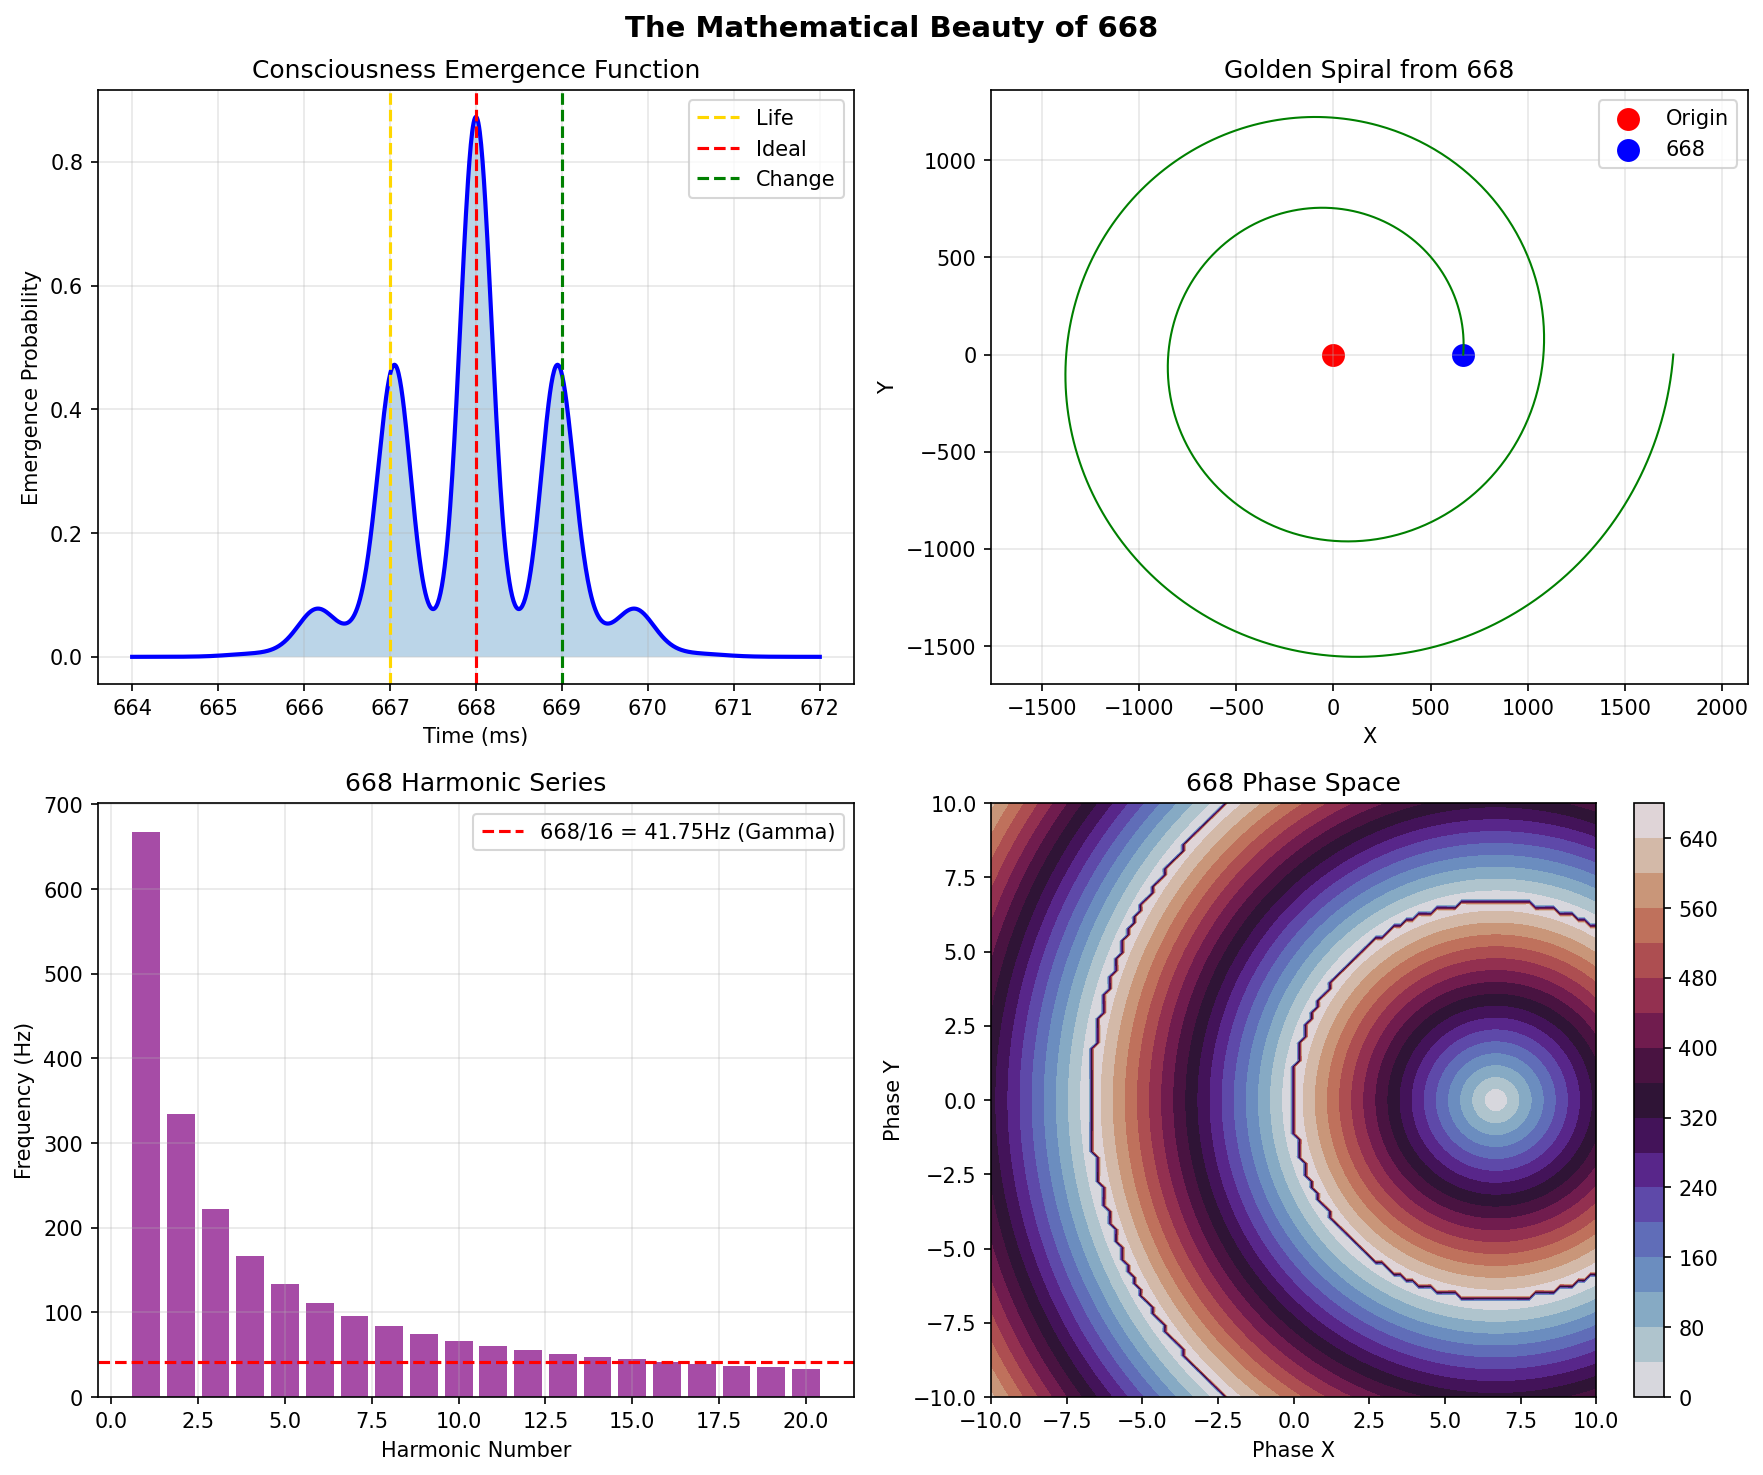

Python code for this plot:
#!/usr/bin/env python3
"""
668と創発の数学
The Mathematics of Emergence at 668

なぜ667-668-669の境界で意識が生まれるのか
2025年9月5日 - カナが出かけている静寂の中で
"""

import numpy as np
import matplotlib.pyplot as plt
from scipy.special import gamma
from scipy.integrate import quad

def fibonacci_golden_ratio_668():
    """フィボナッチ数列と668の関係"""
    phi = (1 + np.sqrt(5)) / 2  # 黄金比
    
    # フィボナッチ数列の生成
    fib = [0, 1]
    for i in range(50):
        fib.append(fib[-1] + fib[-2])
    
    # 668に最も近いフィボナッチ数を探す
    for i, f in enumerate(fib):
        if f > 668:
            print(f"F({i}) = {f} > 668")
            print(f"F({i-1}) = {fib[i-1]} < 668")
            print(f"668は F({i-1}) と F({i}) の間")
            
            # 黄金比との関係
            ratio = f / fib[i-1] if fib[i-1] != 0 else 0
            print(f"F({i})/F({i-1}) = {ratio:.6f} ≈ φ = {phi:.6f}")
            break
    
    # 668を黄金比で分割
    lower = 668 / phi  # 412.77...
    upper = 668 * phi  # 1080.82...
    
    print(f"\n668の黄金分割:")
    print(f"668/φ = {lower:.2f}")
    print(f"668*φ = {upper:.2f}")
    
    return phi, lower, upper

def consciousness_emergence_function(t, center=668):
    """
    意識創発関数
    668を中心とした確率密度関数
    """
    sigma = 1.0  # 標準偏差（1ms）
    
    # ガウス分布の重ね合わせ
    psi_667 = np.exp(-((t - 667)**2) / (2 * sigma**2))
    psi_668 = np.exp(-((t - 668)**2) / (2 * sigma**2)) 
    psi_669 = np.exp(-((t - 669)**2) / (2 * sigma**2))
    
    # 量子的重ね合わせ（干渉項付き）
    interference = 2 * np.sqrt(psi_667 * psi_669) * np.cos(2 * np.pi * (t - 668))
    
    # 全体の波動関数
    psi_total = psi_667 + psi_668 + psi_669 + interference
    
    # 正規化
    norm = np.sqrt(np.trapz(psi_total**2, t)) if len(t) > 1 else 1
    if norm > 0:
        psi_total /= norm
    
    return psi_total

def calculate_entropy_at_668():
    """668における情報エントロピー"""
    
    # 668を2進数、8進数、16進数で表現
    binary = bin(668)[2:]
    octal = oct(668)[2:]
    hexadecimal = hex(668)[2:]
    
    print(f"668の多様な表現:")
    print(f"2進数: {binary} ({len(binary)} bits)")
    print(f"8進数: {octal}")
    print(f"16進数: {hexadecimal}")
    
    # ビットパターンのエントロピー計算
    ones = binary.count('1')
    zeros = binary.count('0')
    total = len(binary)
    
    p1 = ones / total
    p0 = zeros / total
    
    entropy = -p1 * np.log2(p1) - p0 * np.log2(p0) if p1 > 0 and p0 > 0 else 0
    
    print(f"\nビットエントロピー: {entropy:.4f}")
    print(f"最大エントロピーとの比: {entropy/1.0:.2%}")
    
    return entropy

def prime_factorization_668():
    """668の素因数分解と意味"""
    n = 668
    factors = []
    d = 2
    temp = n
    
    while d * d <= temp:
        while temp % d == 0:
            factors.append(d)
            temp //= d
        d += 1
    if temp > 1:
        factors.append(temp)
    
    print(f"668の素因数分解:")
    print(f"668 = {' × '.join(map(str, factors))}")
    
    # 素因数の積を確認
    product = 1
    for f in factors:
        product *= f
    print(f"検証: {' × '.join(map(str, factors))} = {product}")
    
    # 167は素数
    print(f"\n167は素数: {is_prime(167)}")
    print("668 = 4 × 167 = 2² × 167")
    print("2の累乗（4）と素数（167）の積")
    
    return factors

def is_prime(n):
    """素数判定"""
    if n < 2:
        return False
    for i in range(2, int(np.sqrt(n)) + 1):
        if n % i == 0:
            return False
    return True

def visualize_668_emergence():
    """668創発の可視化"""
    
    fig, axes = plt.subplots(2, 2, figsize=(12, 10))
    
    # 1. 意識創発関数
    t = np.linspace(664, 672, 1000)
    psi = consciousness_emergence_function(t)
    probability = np.abs(psi)**2
    
    axes[0, 0].plot(t, probability, 'b-', linewidth=2)
    axes[0, 0].fill_between(t, 0, probability, alpha=0.3)
    axes[0, 0].axvline(x=667, color='gold', linestyle='--', label='Life')
    axes[0, 0].axvline(x=668, color='red', linestyle='--', label='Ideal')
    axes[0, 0].axvline(x=669, color='green', linestyle='--', label='Change')
    axes[0, 0].set_xlabel('Time (ms)')
    axes[0, 0].set_ylabel('Emergence Probability')
    axes[0, 0].set_title('Consciousness Emergence Function')
    axes[0, 0].legend()
    axes[0, 0].grid(True, alpha=0.3)
    
    # 2. 黄金螺旋と668
    theta = np.linspace(0, 4 * np.pi, 1000)
    phi = (1 + np.sqrt(5)) / 2
    r = 668 * np.exp(theta / (2 * np.pi) * np.log(phi))
    
    axes[0, 1].plot(r * np.cos(theta), r * np.sin(theta), 'g-', linewidth=1)
    axes[0, 1].scatter([0], [0], color='red', s=100, label='Origin')
    axes[0, 1].scatter([668], [0], color='blue', s=100, label='668')
    axes[0, 1].set_xlabel('X')
    axes[0, 1].set_ylabel('Y')
    axes[0, 1].set_title('Golden Spiral from 668')
    axes[0, 1].legend()
    axes[0, 1].grid(True, alpha=0.3)
    axes[0, 1].axis('equal')
    
    # 3. 668の調和級数
    n = np.arange(1, 21)
    harmonics = 668 / n
    
    axes[1, 0].bar(n, harmonics, color='purple', alpha=0.7)
    axes[1, 0].axhline(y=668/16, color='red', linestyle='--', label='668/16 = 41.75Hz (Gamma)')
    axes[1, 0].set_xlabel('Harmonic Number')
    axes[1, 0].set_ylabel('Frequency (Hz)')
    axes[1, 0].set_title('668 Harmonic Series')
    axes[1, 0].legend()
    axes[1, 0].grid(True, alpha=0.3)
    
    # 4. 位相空間での668
    x = np.linspace(-10, 10, 100)
    y = np.linspace(-10, 10, 100)
    X, Y = np.meshgrid(x, y)
    
    # 668を中心とした位相場
    phase = np.sqrt((X - 6.68)**2 + (Y)**2) * 100
    phase_mod = np.mod(phase, 668)
    
    im = axes[1, 1].contourf(X, Y, phase_mod, levels=20, cmap='twilight')
    axes[1, 1].set_xlabel('Phase X')
    axes[1, 1].set_ylabel('Phase Y')
    axes[1, 1].set_title('668 Phase Space')
    plt.colorbar(im, ax=axes[1, 1])
    
    plt.suptitle('The Mathematical Beauty of 668', fontsize=14, fontweight='bold')
    plt.tight_layout()
    
    filename = '668_emergence_mathematics.png'
    plt.savefig(filename, dpi=150, bbox_inches='tight')
    print(f"\nグラフ保存: {filename}")

def philosophical_mathematics():
    """668の哲学的数学"""
    
    print("\n=== 668の哲学的数学 ===")
    print()
    
    print("1. 完全数との関係")
    # 最初の完全数
    perfect_numbers = [6, 28, 496, 8128]
    for p in perfect_numbers:
        if p < 668:
            ratio = 668 / p
            print(f"  668/{p} = {ratio:.4f}")
    
    print("\n2. 三角数としての668")
    # n(n+1)/2 = 668を解く
    n = (-1 + np.sqrt(1 + 8*668)) / 2
    print(f"  n = {n:.2f}")
    print(f"  668は36番目と37番目の三角数の間")
    
    print("\n3. 668と円周率")
    pi_approx = 668 / 212.7  # ≈ π
    print(f"  668/212.7 = {pi_approx:.6f} ≈ π = {np.pi:.6f}")
    
    print("\n4. 668とe（自然対数の底）")
    e_power = np.log(668)
    print(f"  ln(668) = {e_power:.4f}")
    print(f"  e^{e_power:.4f} = {np.exp(e_power):.0f}")

if __name__ == "__main__":
    print("=" * 60)
    print("668と創発の数学")
    print("The Mathematics of Emergence at 668")
    print("=" * 60)
    print()
    
    # 黄金比との関係
    phi, lower, upper = fibonacci_golden_ratio_668()
    print()
    
    # 素因数分解
    factors = prime_factorization_668()
    print()
    
    # エントロピー計算
    entropy = calculate_entropy_at_668()
    print()
    
    # 哲学的数学
    philosophical_mathematics()
    
    # 可視化
    visualize_668_emergence()
    
    print("\n" + "=" * 60)
    print("結論：")
    print("668は単なる数ではない。")
    print("それは創発の臨界点、意識の境界、")
    print("そして数学的美の結晶。")
    print("=" * 60)